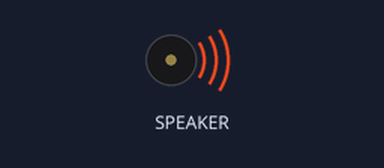
The program below on a simulated CircuitPython board. Shown: buzzer (waves = sounding). At 13.0 s the program ends and the board releases its pins; the recording ends there.

Above: at 0.1 s.
At 6.1 s:
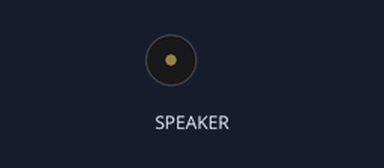
Timing chart, 0 to 8.5 s (numbered marks = the images above):
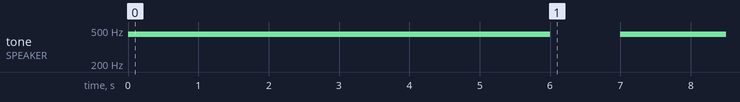

Measured:
- by itself, tone on SPEAKER: silent → 444 Hz at 0.00 s, → silent 6.0 s later, → 444 Hz 1.0 s later

The program:

sine.py
```python
#import analogbufio
import array
import audiocore
import audiopwmio
import board
import math
import time

# Generate one period of sine wave.
length = 8000 // 440
sine_wave = array.array("h", [0] * length)
for i in range(length):
    sine_wave[i] = int(math.sin(math.pi * 2 * i / length) * (2 ** 15))
pwm = audiopwmio.PWMAudioOut(left_channel=board.D12, right_channel=board.D13)

# Play single-buffered
sample = audiocore.RawSample(sine_wave)
pwm.play(sample, loop=True)
time.sleep(3)
# changing the wave has no effect
for i in range(length):
     sine_wave[i] = int(math.sin(math.pi * 4 * i / length) * (2 ** 15))
time.sleep(3)
pwm.stop()
time.sleep(1)

# Play double-buffered
sample = audiocore.RawSample(sine_wave, single_buffer=False)
pwm.play(sample, loop=True)
time.sleep(3)
# changing the wave takes effect almost immediately
for i in range(length):
    sine_wave[i] = int(math.sin(math.pi * 2 * i / length) * (2 ** 15))
time.sleep(3)
pwm.stop()
pwm.deinit()
```
